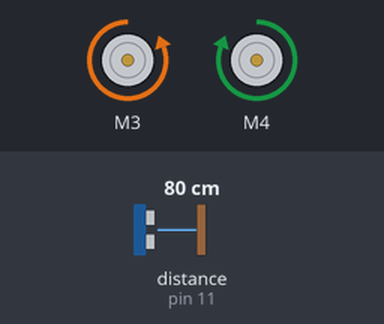
This sketch was run on a simulated Arduino Uno, built with avr-gcc and run on an emulated ATmega328P. Shown: 2 × DC motor (green arrow = forward, orange = backward, longer = faster). Wiring (inferred from the names in the program): ultrasonic range finder: trigger pin 9; echo pin 11. Inputs (shaded band) come from the test bench; at power-on: distance to the obstacle (sensor on pin 11) 80 cm. The echo pulse lasts 58.3 µs per cm.

Above: at 1.5 s.
1.6 s: distance to the obstacle (sensor on pin 11) set to 45 cm
3.4 s: distance to the obstacle (sensor on pin 11) set to 35 cm
At 4.8 s:
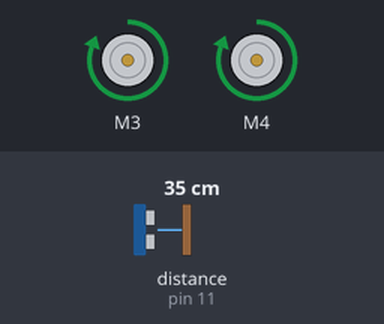
5.2 s: distance to the obstacle (sensor on pin 11) set to 60 cm
At 5.8 s:
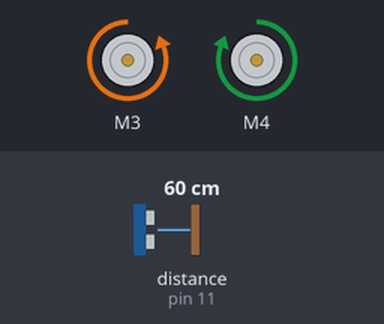
6.7 s: distance to the obstacle (sensor on pin 11) set to 2 cm
At 7.1 s:
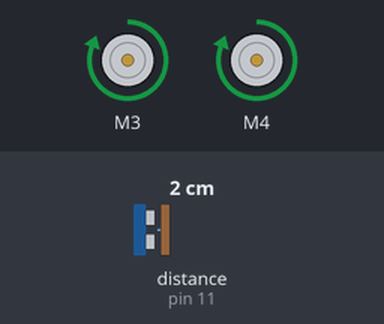
Timing chart, 0 to 9.2 s (numbered marks = the images above; inputs shaded):
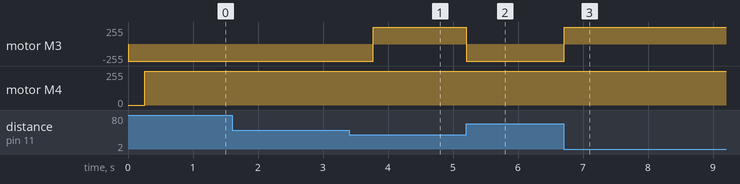

Measured:
- the behaviour switches between 41 and 40 cm on distance to the obstacle (sensor on pin 11) (found by bisection; images 0 and 1)
- after the input at 1.6 s, every drawn part: stays the same
- after the input at 3.4 s, motor M3: backward 255/255 → forward 255/255 after 0.38 s
- after the input at 5.2 s, motor M3: forward 255/255 → backward 255/255 at once
- after the input at 6.7 s, motor M3: backward 255/255 → forward 255/255 at once

The sketch:

obstacle_avoiding.ino
```cpp
  long duration, distanceCm;
   #include <AFMotor.h>// to import motor shield library
   #define trigPin 9
   # define echoPin 11

       AF_DCMotor motor3(3) ;
      AF_DCMotor motor4(4) ;
      // put your setup code here, to run once:

   void setup()
  {
       pinMode(trigPin, OUTPUT);// set the trig pin to output
       pinMode(echoPin, INPUT);// set the echo pin to input
       motor3.setSpeed(255);
       motor4.setSpeed(255);
  }

   void loop(){


    // put your main code here, to run repeatedly:
       digitalWrite(trigPin, LOW);
       delayMicroseconds(2);// delays are reuired for a successful sensor operation
       digitalWrite(trigPin, HIGH);
       delayMicroseconds(10);//this delay is reuired as weell!!
       digitalWrite(trigPin, LOW);
       duration = pulseIn(echoPin, HIGH);
       distanceCm= (duration/2)/29.1;

         if(distanceCm<40);
      {

         // motor2.run(RELEASE);
         // delay(1000);
          motor3.run(FORWARD);
            delayMicroseconds(10);
      }

        if(distanceCm>=40)
     {

           motor3.run(BACKWARD);delay(250);
     //motor1.run(RELEASE);delay(1000);
       motor4.run(FORWARD);delay(500);
     }
   }
```
